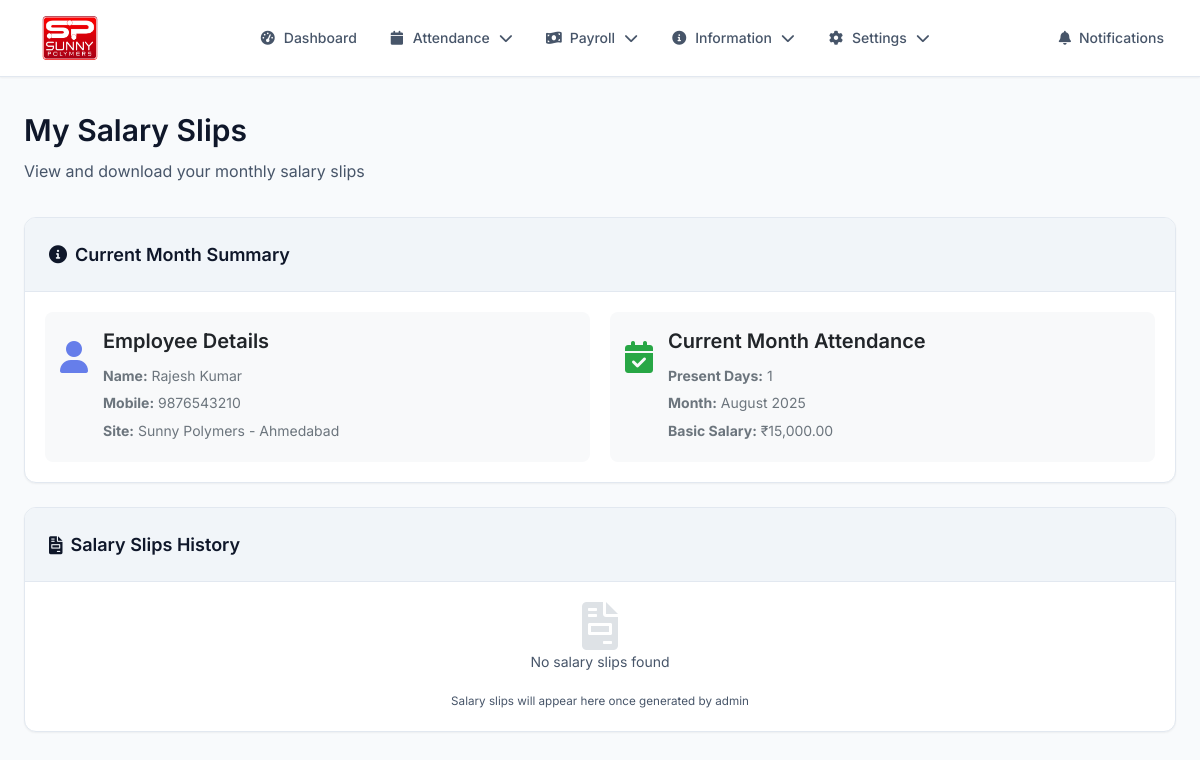
/view_payslip.php (signed in), run on the app's committed database.
### tables this page shows
CREATE TABLE users (
    id INT AUTO_INCREMENT PRIMARY KEY,
    name VARCHAR(100) NOT NULL,
    mobile VARCHAR(15) UNIQUE NOT NULL,
    password VARCHAR(255) NOT NULL,
    role ENUM('admin', 'staff', 'worker') DEFAULT 'worker',
    state VARCHAR(50) NOT NULL,
    date_of_joining DATE NOT NULL,
    salary DECIMAL(10,2) NOT NULL,
    dearness_allowance DECIMAL(10,2) DEFAULT 0.00,
    medical_allowance DECIMAL(10,2) DEFAULT 0.00,
    house_rent_allowance DECIMAL(10,2) DEFAULT 0.00,
    conveyance_allowance DECIMAL(10,2) DEFAULT 0.00,
    pf_uan_number VARCHAR(30) DEFAULT NULL,
    overtime_rate DECIMAL(10,2) DEFAULT 0.00,
    bank_name VARCHAR(100) DEFAULT NULL,
    account_number VARCHAR(30) DEFAULT NULL,
    ifsc_code VARCHAR(20) DEFAULT NULL,
    branch_name VARCHAR(100) DEFAULT NULL,
    site_id INT NULL,
    created_at TIMESTAMP DEFAULT CURRENT_TIMESTAMP,
    updated_at TIMESTAMP DEFAULT CURRENT_TIMESTAMP ON UPDATE CURRENT_TIMESTAMP,
    INDEX idx_mobile (mobile),
    INDEX idx_role (role),
    INDEX idx_site (site_id)
);

CREATE TABLE sites (
    id INT AUTO_INCREMENT PRIMARY KEY,
    name VARCHAR(100) NOT NULL,
    address_line1 VARCHAR(255) NOT NULL,
    address_line2 VARCHAR(255) NULL,
    city VARCHAR(100) NOT NULL,
    pincode VARCHAR(10) NOT NULL,
    state VARCHAR(50) NOT NULL,
    country VARCHAR(100) NOT NULL DEFAULT 'India',
    latitude DECIMAL(10,8) NOT NULL,
    longitude DECIMAL(11,8) NOT NULL,
    created_at TIMESTAMP DEFAULT CURRENT_TIMESTAMP,
    updated_at TIMESTAMP DEFAULT CURRENT_TIMESTAMP ON UPDATE CURRENT_TIMESTAMP,
    INDEX idx_state (state),
    INDEX idx_location (latitude, longitude),
    INDEX idx_city (city)
);

### includes/notifications.php (called while the page is built, shortened)
<?php
function getNotificationBadge($user_id) {
    $count = getUnreadNotificationCount($user_id);
    return '';
}
?>

### includes/auth.php (called while the page is built, shortened)
<?php
function has_role($role) {
    return isset($_SESSION['user_role']) && $_SESSION['user_role'] === $role;
}
function is_admin() {
    return has_role('admin');
}
?>

### includes/db.php (called while the page is built, shortened)
<?php
$host = 'localhost';
$username = 'root';
$password = '';
$database = 'attendance_system';
$conn = new mysqli($host, $username, $password, $database);
$conn->set_charset("utf8");
function getUnreadNotificationCount($user_id) {
    global $conn;
    $stmt = $conn->prepare("SELECT COUNT(*) as count FROM notifications WHERE user_id = ? AND is_read = 0");
    $stmt->bind_param("i", $user_id);
    $stmt->execute();
    $result = $stmt->get_result()->fetch_assoc();
    return $result['count'];
}
?>

### view_payslip.php (the view, shortened to what this page needs)
<?php
require_once 'includes/db.php';
require_once 'includes/auth.php';
require_once 'includes/notifications.php';
require_once 'includes/navigation.php';
    ?>
    <?php
$stmt = $conn->prepare("
    SELECT p.*, u.name as user_name, u.mobile, u.state, s.name as site_name, g.name as generated_by_name
    FROM payslips p
    JOIN users u ON p.user_id = u.id
    LEFT JOIN sites s ON u.site_id = s.id
    LEFT JOIN users g ON p.generated_by = g.id
    WHERE p.user_id = ?
    ORDER BY p.year DESC, p.month DESC
");
$stmt->bind_param("i", $_SESSION['user_id']);
$stmt->execute();
$payslips = $stmt->get_result();
$stmt = $conn->prepare("SELECT u.*, s.name as site_name FROM users u LEFT JOIN sites s ON u.site_id = s.id WHERE u.id = ?");
$stmt->bind_param("i", $_SESSION['user_id']);
$stmt->execute();
$user = $stmt->get_result()->fetch_assoc();
$current_month = date('m');
$current_year = date('Y');
$start_date = $current_year . '-' . $current_month . '-01';
$end_date = date('Y-m-t', strtotime($start_date));
$stmt = $conn->prepare("SELECT COUNT(*) as present_days FROM attendance WHERE user_id = ? AND date BETWEEN ? AND ? AND status = 'present'");
$stmt->bind_param("iss", $_SESSION['user_id'], $start_date, $end_date);
$stmt->execute();
$current_attendance = $stmt->get_result()->fetch_assoc();
?>
<!DOCTYPE html>
<html lang="en">
<head>
    <link rel="stylesheet" href="assets/style.css">
    <link rel="stylesheet" href="https://cdnjs.cloudflare.com/ajax/libs/font-awesome/6.0.0/css/all.min.css">
</head>
<body>
    <div class="dashboard-container">
        <nav class="navbar">
            <?php echo getNavigationMenu('view_payslip'); ?>
        </nav>
        <div class="main-content">
            <div class="page-header">
                <h1 class="page-title">My Salary Slips</h1>
                <p class="page-subtitle">View and download your monthly salary slips</p>
            </div>
            <div class="card">
                <div class="card-header">
                    <h3 class="card-title">
                        <i class="fas fa-info-circle"></i>
                        Current Month Summary
                    </h3>
                </div>
                <div class="summary-grid">
                    <div class="summary-item">
                        <div class="summary-icon">
                            <i class="fas fa-user" style="color: #667eea;"></i>
                        </div>
                        <div class="summary-content">
                            <h4>Employee Details</h4>
                            <p><strong>Name:</strong> <?php echo htmlspecialchars($user['name']); ?></p>
                            <p><strong>Mobile:</strong> <?php echo htmlspecialchars($user['mobile']); ?></p>
                            <p><strong>Site:</strong> <?php echo htmlspecialchars($user['site_name'] ?? 'Not Assigned'); ?></p>
                        </div>
                    </div>
                    <div class="summary-item">
                        <div class="summary-icon">
                            <i class="fas fa-calendar-check" style="color: #28a745;"></i>
                        </div>
                        <div class="summary-content">
                            <h4>Current Month Attendance</h4>
                            <p><strong>Present Days:</strong> <?php echo $current_attendance['present_days']; ?></p>
                            <p><strong>Month:</strong> <?php echo date('F Y'); ?></p>
                            <p><strong>Basic Salary:</strong> ₹<?php echo number_format($user['salary'], 2); ?></p>
                        </div>
                    </div>
                </div>
            </div>
            <div class="card">
                <div class="card-header">
                    <h3 class="card-title">
                        <i class="fas fa-file-invoice"></i>
                        Salary Slips History
                    </h3>
                </div>
                <div class="payslips-list">
                    <?php if ($payslips->num_rows > 0): ?>
                        <?php while ($payslip = $payslips->fetch_assoc()): ?>
                            <div class="payslip-card" id="payslip-<?php echo $payslip['id']; ?>" style="background: #fff !important; color: #222 !important; font-weight: 700 !important;">
                                <div class="company-header" style="color: #2563eb !important;">
                                    <h2 style="color: #2563eb !important;">Sunny Polymers Pvt. Ltd.</h2>
                                    <div class="org-info" style="color: #555 !important;">Organization number: 1234567890<br>Address: 123, Industrial Area, City, State, 123456</div>
                                </div>
                                <div class="divider" style="border-top: 2px solid #2563eb !important;"></div>
                                <table class="details-table" style="width: 100%; margin: 10px 0 0 0; color: #222 !important; background: #fff !important; font-weight: 700 !important;">
                                    <tr><td class="label" style="color:#2563eb!important;font-weight:700!important;">Employee Name:</td><td class="value" style="color:#222!important;font-weight:700!important;"> <?php echo htmlspecialchars($payslip['user_name']) ?> </td><td class="label" style="color:#2563eb!important;font-weight:700!important;">Pay Period:</td><td class="value" style="color:#222!important;font-weight:700!important;"> <?php echo date('F Y', mktime(0,0,0,$payslip['month'],1,$payslip['year'])) ?> </td></tr>
                                    <tr><td class="label" style="color:#2563eb!important;font-weight:700!important;">Mobile:</td><td class="value" style="color:#222!important;font-weight:700!important;"> <?php echo htmlspecialchars($payslip['mobile']) ?> </td><td class="label" style="color:#2563eb!important;font-weight:700!important;">Pay Date:</td><td class="value" style="color:#222!important;font-weight:700!important;"> <?php echo date('d M Y', strtotime($payslip['generated_at'])) ?> </td></tr>
                                    <tr><td class="label" style="color:#2563eb!important;font-weight:700!important;">Site:</td><td class="value" style="color:#222!important;font-weight:700!important;"> <?php echo htmlspecialchars($payslip['site_name'] ?? 'Not Assigned') ?> </td><td class="label" style="color:#2563eb!important;font-weight:700!important;">State:</td><td class="value" style="color:#222!important;font-weight:700!important;"> <?php echo htmlspecialchars($payslip['state']) ?> </td></tr>
                                    <tr><td class="label" style="color:#2563eb!important;font-weight:700!important;">Bank Name:</td><td class="value" style="color:#222!important;font-weight:700!important;"> <?php echo htmlspecialchars(isset($payslip['bank_name']) ? $payslip['bank_name'] : '') ?> </td><td class="label" style="color:#2563eb!important;font-weight:700!important;">Account Number:</td><td class="value" style="color:#222!important;font-weight:700!important;"> <?php echo htmlspecialchars(isset($payslip['account_number']) ? $payslip['account_number'] : '') ?> </td></tr>
                                </table>
                                <div class="section-title" style="color: #2563eb !important; font-weight: 700 !important;">Earnings & Deductions</div>
                                <table class="earnings-deductions-table" style="color: #222 !important; background: #fff !important; font-weight: 700 !important;">
                                    <tr>
                                        <th style="color: #2563eb !important;">Earnings</th><th class="right" style="color: #2563eb !important;">Amount (₹)</th><th style="color: #2563eb !important;">Deductions</th><th class="right" style="color: #2563eb !important;">Amount (₹)</th>
                                    </tr>
                                    <tr>
                                        <td>Basic Salary</td><td class="right">₹<?php echo number_format($payslip['basic_salary'], 2); ?></td>
                                        <td>Advances</td><td class="right">₹<?php echo number_format($payslip['advances'], 2); ?></td>
                                    </tr>
                                    <tr>
                                        <td>Per Day Salary</td><td class="right">₹<?php echo number_format($payslip['basic_salary'] / $payslip['total_days'], 2); ?></td>
                                        <td>Other Deductions</td><td class="right">₹<?php echo number_format($payslip['deductions'] - $payslip['advances'], 2); ?></td>
                                    </tr>
                                    <tr>
                                        <td>Present Days</td><td class="right"><?php echo $payslip['present_days']; ?> days</td>
                                        <td></td><td></td>
                                    </tr>
                                    <tr>
                                        <td>Leave Days</td><td class="right"><?php echo $payslip['leave_days']; ?> days</td>
                                        <td></td><td></td>
                                    </tr>
                                    <tr style="background:#f1f5f9;">
                                        <td><b>Total Earned</b></td><td class="right"><b>₹<?php echo number_format($payslip['earned_salary'], 2); ?></b></td>
                                        <td><b>Total Deductions</b></td><td class="right"><b>₹<?php echo number_format($payslip['deductions'], 2); ?></b></td>
                                    </tr>
                                </table>
                                <div class="net-pay" style="background: #22c55e !important; color: #fff !important; font-size: 1.3rem; font-weight: bold !important; text-align: center; padding: 18px; border-radius: 8px; margin-top: 25px;">Net Salary: ₹<?php echo number_format($payslip['net_salary'], 2); ?></div>
                                <div class="footer" style="color: #888 !important;">Generated by: <?php echo htmlspecialchars($payslip['generated_by_name'] ?? 'Admin'); ?> | Generated on: <?php echo date('d M Y H:i', strtotime($payslip['generated_at'])); ?></div>
                                <div class="payslip-actions" style="display: flex !important; gap: 10px; margin-bottom: 10px;">
                                    <a href="generate_pdf_payslip.php?payslip_id=<?php echo $payslip['id']; ?>&action=view" target="_blank" class="btn-download" style="background: #2563eb !important; color: #fff !important; border: none !important; border-radius: 5px !important; padding: 8px 18px !important; font-size: 1rem !important; font-weight: 600 !important; cursor: pointer !important; display: inline-block !important; text-decoration: none !important;">
                                        <i class="fas fa-eye"></i> View PDF
                                    </a>
                                    <a href="generate_pdf_payslip.php?payslip_id=<?php echo $payslip['id']; ?>&action=download" class="btn-download" style="background: #22c55e !important; color: #fff !important; border: none !important; border-radius: 5px !important; padding: 8px 18px !important; font-size: 1rem !important; font-weight: 600 !important; cursor: pointer !important; display: inline-block !important; text-decoration: none !important;">
                                        <i class="fas fa-download"></i> Download PDF
                                    </a>
                                </div>
                            </div>
                        <?php endwhile; ?>
                    <?php else: ?>
                        <div class="text-center text-muted">
                            <i class="fas fa-file-invoice" style="font-size: 3rem; color: #dee2e6;"></i>
                            <p>No salary slips found</p>
                            <small>Salary slips will appear here once generated by admin</small>
                        </div>
                    <?php endif; ?>
                </div>
            </div>
        </div>
    </div>
</body>
</html>

### data on the page
users: name "Rajesh Kumar", mobile "9876543210", site.name "Sunny Polymers - Ahmedabad", salary "15,000.00"

### other printed values
$current_attendance['present_days'] "1"
